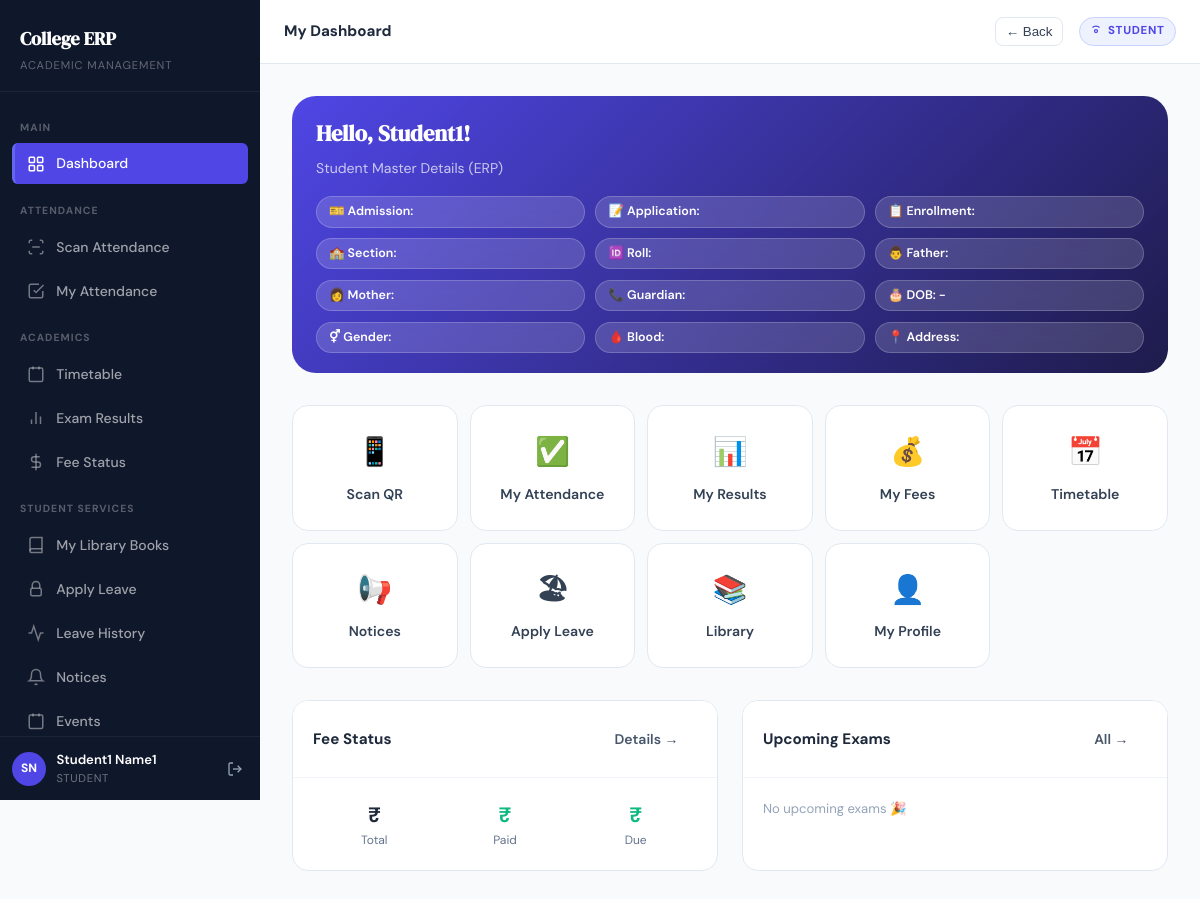
/dashboard/ (signed in), run on the app's committed database.
### apps/accounts/models.py (models this page shows, shortened)
class CustomUser(AbstractUser):
    first_name    = models.CharField(max_length=100)
    last_name     = models.CharField(max_length=100)
    email         = models.EmailField(unique=True)
    mobile_number = models.CharField(max_length=10, unique=True, null=True, blank=True)
    role          = models.CharField(max_length=20, choices=Role.choices)
    is_verified   = models.BooleanField(default=False)
    is_approved   = models.BooleanField(default=False)
    class Meta:
        indexes = [
            models.Index(fields=["role"]),
            models.Index(fields=["is_approved"]),
        ]
    @property
    def full_name(self):
        return f"{self.first_name} {self.last_name}".strip() or self.username
    @property
    def is_student(self):
        return self.role == Role.STUDENT

### apps/core/views.py (the view, shortened to what this page needs)
# urls.py: path('dashboard/', views.dashboard_api, name='dashboard'),
@login_required
def dashboard(request):
    user = request.user
    if user.is_student:
        if not hasattr(user, "student_profile"):
            return render(request, "dashboard/default.html", {
                "message": "Your student profile is not set up yet. Contact the ERP Manager."
            })
        records = AttendanceRecord.objects.filter(
            student=user.student_profile
        ).select_related("session__teacher_assignment__subject")
        total   = records.count()
        present = records.filter(is_present=True).count()
        overall = round((present / total) * 100, 1) if total else 0
        subject_rows = records.values(
            "session__teacher_assignment__subject__name"
        ).annotate(
            total=Count("id"),
            present=Count("id", filter=Q(is_present=True)),
        ).order_by("session__teacher_assignment__subject__name")
        subject_attendance = []
        for row in subject_rows:
            pct = round((row["present"] / row["total"]) * 100, 1) if row["total"] else 0
            subject_attendance.append({
                "subject":    row["session__teacher_assignment__subject__name"],
                "total":      row["total"],
                "present":    row["present"],
                "absent":     row["total"] - row["present"],
                "percentage": pct,
                "is_low":     pct < 75,
            })
        recent = records.select_related(
            "session__teacher_assignment__subject"
        ).order_by("-session__date", "-marked_at")[:10]
        return render(request, "dashboard/student_dashboard.html", {
            "profile":            user.student_profile,
            "total_classes":      total,
            "present_classes":    present,
            "absent_classes":     total - present,
            "overall_percentage": overall,
            "low_attendance":     overall < 75,
            "subject_attendance": subject_attendance,
            "recent_records":     recent,
        })
    return render(request, "dashboard/default.html")

### templates/dashboard/student_dashboard.html (shortened to what this page needs)
{% extends "base.html" %}
{% block topbar_title %}My Dashboard{% endblock %}
{% block content %}
<div class="attendance-hero fade-in-up" style="padding:1.25rem 1.5rem;display:block">
  <div class="attendance-hero-title">Hello, {{ request.user.first_name }}!</div>
  <div class="attendance-hero-meta" style="opacity:.95">
    Student Master Details (ERP)
  </div>
  <div style="display:grid;grid-template-columns:repeat(auto-fit,minmax(220px,1fr));gap:.65rem;margin-top:1rem;font-size:.83rem">
    <div class="hero-stat-pill">🎫 Admission: {{ student_details.admission_number }}</div>
    <div class="hero-stat-pill">📝 Application: {{ student_details.application_number }}</div>
    <div class="hero-stat-pill">📋 Enrollment: {{ student_details.enrollment_number }}</div>
    <div class="hero-stat-pill">🏫 Section: {{ student_details.section }}</div>
    <div class="hero-stat-pill">🆔 Roll: {{ student_details.roll_number }}</div>
    <div class="hero-stat-pill">👨 Father: {{ student_details.father_name }}</div>
    <div class="hero-stat-pill">👩 Mother: {{ student_details.mother_name }}</div>
    <div class="hero-stat-pill">📞 Guardian: {{ student_details.guardian_phone }}</div>
    <div class="hero-stat-pill">🎂 DOB: {% if student_details.date_of_birth %}{{ student_details.date_of_birth|date:"d M Y" }}{% else %}-{% endif %}</div>
    <div class="hero-stat-pill">⚥ Gender: {{ student_details.gender }}</div>
    <div class="hero-stat-pill">🩸 Blood: {{ student_details.blood_group }}</div>
    <div class="hero-stat-pill">📍 Address: {{ student_details.address }}</div>
  </div>
</div>
<div style="display:grid;grid-template-columns:repeat(auto-fill,minmax(150px,1fr));gap:.75rem;margin-bottom:2rem"
  class="fade-in-up">
  <a href="{% url 'scan_attendance' %}" class="quick-action-card">
    <div class="qa-icon">📱</div>
    <div class="qa-label">Scan QR</div>
  </a>
  <a href="{% url 'my_attendance' %}" class="quick-action-card">
    <div class="qa-icon">✅</div>
    <div class="qa-label">My Attendance</div>
  </a>
  <a href="{% url 'my_results' %}" class="quick-action-card">
    <div class="qa-icon">📊</div>
    <div class="qa-label">My Results</div>
  </a>
  <a href="{% url 'my_fees' %}" class="quick-action-card">
    <div class="qa-icon">💰</div>
    <div class="qa-label">My Fees</div>
  </a>
  <a href="{% url 'my_timetable' %}" class="quick-action-card">
    <div class="qa-icon">📅</div>
    <div class="qa-label">Timetable</div>
  </a>
  <a href="{% url 'notice_list' %}" class="quick-action-card">
    <div class="qa-icon">📢</div>
    <div class="qa-label">Notices</div>
  </a>
  <a href="{% url 'apply_leave' %}" class="quick-action-card">
    <div class="qa-icon">🏖</div>
    <div class="qa-label">Apply Leave</div>
  </a>
  <a href="{% url 'book_catalog' %}" class="quick-action-card">
    <div class="qa-icon">📚</div>
    <div class="qa-label">Library</div>
  </a>
  <a href="{% url 'student_profile' %}" class="quick-action-card">
    <div class="qa-icon">👤</div>
    <div class="qa-label">My Profile</div>
  </a>
</div>
<div style="display:grid;grid-template-columns:1fr 1fr;gap:1.5rem;margin-bottom:1.5rem" class="fade-in-up">
  <div class="card">
    <div class="card-header">
      <div class="card-title">Fee Status</div>
      <a href="{% url 'my_fees' %}" class="btn btn-sm btn-outline">Details →</a>
    </div>
    <div class="card-body">
      <div style="display:grid;grid-template-columns:repeat(3,1fr);gap:.5rem;text-align:center">
        <div>
          <div style="font-size:1.3rem;font-weight:700">₹{{ fee_total|floatformat:0 }}</div>
          <div style="font-size:.75rem;color:var(--gray-500)">Total</div>
        </div>
        <div>
          <div style="font-size:1.3rem;font-weight:700;color:var(--success)">₹{{ fee_paid|floatformat:0 }}</div>
          <div style="font-size:.75rem;color:var(--gray-500)">Paid</div>
        </div>
        <div>
          <div
            style="font-size:1.3rem;font-weight:700;color:{% if fee_pending > 0 %}var(--danger){% else %}var(--success){% endif %}">
            ₹{{ fee_pending|floatformat:0 }}</div>
          <div style="font-size:.75rem;color:var(--gray-500)">Due</div>
        </div>
      </div>
    </div>
  </div>
  <div class="card">
    <div class="card-header">
      <div class="card-title">Upcoming Exams</div>
      <a href="{% url 'exam_list' %}" class="btn btn-sm btn-outline">All →</a>
    </div>
    <div class="card-body">
      {% if upcoming_exams %}
      {% for e in upcoming_exams %}
      <div
        style="display:flex;justify-content:space-between;padding:.5rem 0;border-bottom:1px solid var(--gray-100);align-items:center">
        <div>
          <div style="font-weight:600;font-size:.88rem">{{ e.name }}</div>
          <div style="font-size:.75rem;color:var(--gray-400)">{{ e.exam_type.name }}</div>
        </div>
        <span class="status-badge pending" style="font-size:.75rem">{{ e.start_date|date:"d M" }}</span>
      </div>
      {% endfor %}
      {% else %}
      <p class="text-muted text-sm">No upcoming exams 🎉</p>
      {% endif %}
    </div>
  </div>
</div>
{% endblock %}

### templates/base.html (shortened to what this page needs)
{% load static %}
<!DOCTYPE html>
<html lang="en">
<head>
  <link rel="stylesheet" href="{% static 'css/style.css' %}">
</head>
<body>
{% if request.user.is_authenticated %}
<div class="app-shell">
  <aside class="sidebar" id="sidebar">
    <div class="sidebar-logo">
      <a href="{% url 'dashboard' %}" class="sidebar-logo-text">College ERP</a>
      <div class="sidebar-logo-sub">Academic Management</div>
    </div>
    <nav class="sidebar-nav">
      <div class="sidebar-section-label">Main</div>
      <a href="{% url 'dashboard' %}"
         class="sidebar-link {% if request.resolver_match.url_name == 'dashboard' %}active{% endif %}">
        <svg viewBox="0 0 24 24" fill="none" stroke="currentColor" stroke-width="2">
          <rect x="3" y="3" width="7" height="7" rx="1"/><rect x="14" y="3" width="7" height="7" rx="1"/>
          <rect x="14" y="14" width="7" height="7" rx="1"/><rect x="3" y="14" width="7" height="7" rx="1"/>
        </svg>
        Dashboard
      </a>
      {% if request.user.role == "STUDENT" %}
      <div class="sidebar-section-label">Attendance</div>
      <a href="{% url 'scan_attendance' %}"
         class="sidebar-link {% if request.resolver_match.url_name == 'scan_attendance' %}active{% endif %}">
        <svg viewBox="0 0 24 24" fill="none" stroke="currentColor" stroke-width="2">
          <path d="M3 7V5a2 2 0 0 1 2-2h2"/><path d="M21 7V5a2 2 0 0 0-2-2h-2"/>
          <path d="M3 17v2a2 2 0 0 0 2 2h2"/><path d="M21 17v2a2 2 0 0 1-2 2h-2"/>
          <line x1="7" y1="12" x2="17" y2="12"/>
        </svg>
        Scan Attendance
      </a>
      <a href="{% url 'my_attendance' %}"
         class="sidebar-link {% if request.resolver_match.url_name == 'my_attendance' %}active{% endif %}">
        <svg viewBox="0 0 24 24" fill="none" stroke="currentColor" stroke-width="2">
          <polyline points="9 11 12 14 22 4"/><path d="M21 12v7a2 2 0 0 1-2 2H5a2 2 0 0 1-2-2V5a2 2 0 0 1 2-2h11"/>
        </svg>
        My Attendance
      </a>
      <div class="sidebar-section-label">Academics</div>
      <a href="{% url 'my_timetable' %}"
         class="sidebar-link {% if request.resolver_match.url_name == 'my_timetable' %}active{% endif %}">
        <svg viewBox="0 0 24 24" fill="none" stroke="currentColor" stroke-width="2">
          <rect x="3" y="4" width="18" height="18" rx="2"/><line x1="16" y1="2" x2="16" y2="6"/><line x1="8" y1="2" x2="8" y2="6"/>
        </svg>
        Timetable
      </a>
      <a href="{% url 'my_results' %}"
         class="sidebar-link {% if request.resolver_match.url_name == 'my_results' %}active{% endif %}">
        <svg viewBox="0 0 24 24" fill="none" stroke="currentColor" stroke-width="2">
          <line x1="18" y1="20" x2="18" y2="10"/><line x1="12" y1="20" x2="12" y2="4"/><line x1="6" y1="20" x2="6" y2="14"/>
        </svg>
        Exam Results
      </a>
      <a href="{% url 'my_fees' %}"
         class="sidebar-link {% if request.resolver_match.url_name == 'my_fees' %}active{% endif %}">
        <svg viewBox="0 0 24 24" fill="none" stroke="currentColor" stroke-width="2">
          <line x1="12" y1="1" x2="12" y2="23"/><path d="M17 5H9.5a3.5 3.5 0 0 0 0 7h5a3.5 3.5 0 0 1 0 7H6"/>
        </svg>
        Fee Status
      </a>
      <div class="sidebar-section-label">Student Services</div>
      <a href="{% url 'my_books' %}"
         class="sidebar-link {% if request.resolver_match.url_name == 'my_books' %}active{% endif %}">
        <svg viewBox="0 0 24 24" fill="none" stroke="currentColor" stroke-width="2">
          <path d="M4 19.5A2.5 2.5 0 0 1 6.5 17H20"/><path d="M6.5 2H20v20H6.5A2.5 2.5 0 0 1 4 19.5V4.5A2.5 2.5 0 0 1 6.5 2z"/>
        </svg>
        My Library Books
      </a>
      <a href="{% url 'apply_leave' %}"
         class="sidebar-link {% if request.resolver_match.url_name == 'apply_leave' %}active{% endif %}">
        <svg viewBox="0 0 24 24" fill="none" stroke="currentColor" stroke-width="2">
          <path d="M7 11V7a5 5 0 0 1 10 0v4"/><rect x="5" y="11" width="14" height="10" rx="2"/>
        </svg>
        Apply Leave
      </a>
      <a href="{% url 'leave_history' %}"
         class="sidebar-link {% if request.resolver_match.url_name == 'leave_history' %}active{% endif %}">
        <svg viewBox="0 0 24 24" fill="none" stroke="currentColor" stroke-width="2">
          <polyline points="22 12 18 12 15 21 9 3 6 12 2 12"/>
        </svg>
        Leave History
      </a>
      <a href="{% url 'notice_list' %}"
         class="sidebar-link {% if request.resolver_match.url_name == 'notice_list' %}active{% endif %}">
        <svg viewBox="0 0 24 24" fill="none" stroke="currentColor" stroke-width="2">
          <path d="M18 8a6 6 0 0 0-12 0c0 7-3 9-3 9h18s-3-2-3-9"/><path d="M13.73 21a2 2 0 0 1-3.46 0"/>
        </svg>
        Notices
      </a>
      <a href="{% url 'event_list' %}"
         class="sidebar-link {% if request.resolver_match.url_name == 'event_list' %}active{% endif %}">
        <svg viewBox="0 0 24 24" fill="none" stroke="currentColor" stroke-width="2">
          <rect x="3" y="4" width="18" height="18" rx="2"/><line x1="16" y1="2" x2="16" y2="6"/><line x1="8" y1="2" x2="8" y2="6"/>
        </svg>
        Events
      </a>
      {% endif %}
    </nav>
    <div class="sidebar-footer">
      <div class="sidebar-user">
        <div class="sidebar-avatar">
          {{ request.user.first_name|first|upper }}{{ request.user.last_name|first|upper }}
        </div>
        <div class="sidebar-user-info">
          <div class="sidebar-user-name">{{ request.user.full_name }}</div>
          <div class="sidebar-user-role">{{ request.user.get_role_display }}</div>
        </div>
        <form method="post" action="{% url 'logout' %}" style="margin:0;">
          <button type="submit" class="sidebar-logout" title="Logout" style="border:none;background:transparent;cursor:pointer;">
            <svg width="16" height="16" viewBox="0 0 24 24" fill="none" stroke="currentColor" stroke-width="2">
              <path d="M9 21H5a2 2 0 0 1-2-2V5a2 2 0 0 1 2-2h4"/>
              <polyline points="16 17 21 12 16 7"/><line x1="21" y1="12" x2="9" y2="12"/>
            </svg>
          </button>
        </form>
      </div>
    </div>
  </aside>
  <div class="main-content">
    <header class="topbar">
      <span class="topbar-title">{% block topbar_title %}Dashboard{% endblock %}</span>
      <button
        type="button"
        onclick="if (window.history.length > 1) { window.history.back(); } else { window.location.href='{% url 'dashboard' %}'; }"
        style="margin-left:.75rem;border:1px solid var(--gray-200);background:#fff;border-radius:.5rem;padding:.35rem .6rem;cursor:pointer;color:var(--gray-700);font-weight:500;"
        aria-label="Go back"
        title="Go back"
      >
        ← Back
      </button>
      <span class="topbar-badge">
        <svg width="12" height="12" viewBox="0 0 24 24" fill="none" stroke="currentColor" stroke-width="2.5">
          <circle cx="12" cy="12" r="3"/>
          <path d="M19.07 4.93A10 10 0 0 0 12 2a10 10 0 0 0-7.07 2.93"/>
        </svg>
        {{ request.user.get_role_display }}
      </span>
    </header>
    <main class="page-content">
      {% block content %}{% endblock %}
    </main>
  </div>
</div>
{% else %}
<!-- ════════════════════════════════════════════════════════
     UNAUTHENTICATED LAYOUT (no sidebar)
═════════════════════════════════════════════════════════ -->
{% block outer_content %}{% endblock %}
{% endif %}
</body>
</html>

### data on the page
CustomUser: user.first_name|first "S", user.last_name|first "N", user.full_name "Student1 Name1", user.role "STUDENT", user.first_name "Student1"
